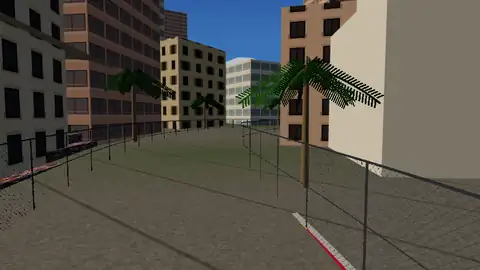
#> input picture assets/corner-casino.webp, 480 x 270 px
$ python icon-post.py ../assets/corner-casino.webp ../assets/corner-hairpin.webp
#> lines starting #> are read from the running program, lines starting #| are printed output that depends on the picture; after the words box and inside, x2 and y2 are one past the last pixel; in counts of white or black regions, pixels touching at a corner belong together
# Finishing pass for the app icon (called by tools/make-icons.mjs):
#   python3 icon-post.py raw.png outdir
# 2048 px studio render -> cinematic grade (red / blue atmosphere behind the car, vignette),
# a small F1-27 mark, then high-quality downsampling to every size. Always opaque RGB.
import sys
from PIL import Image, ImageDraw, ImageFilter, ImageFont, ImageChops

raw, out = sys.argv[1], sys.argv[2]
im = Image.open(raw).convert('RGB')
#> im is the input picture: PIL image 480x270 RGB; mean R, G, B 86.4, 82.8, 74.5
S = im.width
#> S = 480

# atmosphere: soft red glow upper-left, blue glow upper-right, added behind / over the dark set
glow = Image.new('RGB', (S, S), (0, 0, 0))
#> glow: PIL image 480x480 RGB; every value is 0
d = ImageDraw.Draw(glow)
d.ellipse((-0.35 * S, -0.30 * S, 0.55 * S, 0.55 * S), fill=(70, 4, 14))
d.ellipse((0.50 * S, -0.30 * S, 1.35 * S, 0.50 * S), fill=(6, 20, 78))
glow = glow.filter(ImageFilter.GaussianBlur(S * 0.13))
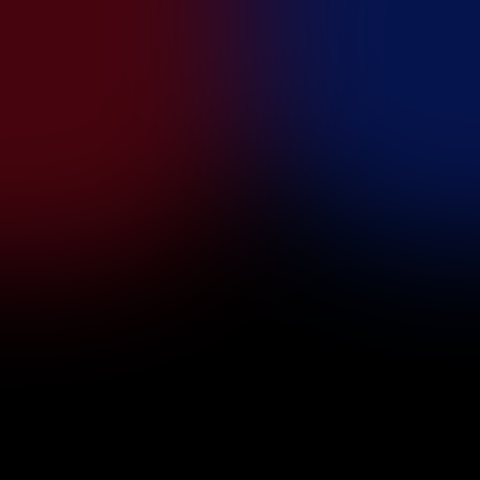
#> glow: PIL image 480x480 RGB; mean R, G, B 19, 5.3, 20.2
# only where the frame is dark (the background), so the car keeps its own colours
lum = im.convert('L').point(lambda v: 255 if v < 14 else (0 if v > 60 else int(255 * (60 - v) / 46)))
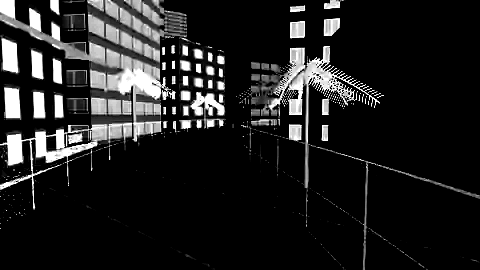
#> lum: PIL image 480x270 L; min 0, max 255, mean 33.4
im = Image.composite(ImageChops.add(im, glow), im, lum)
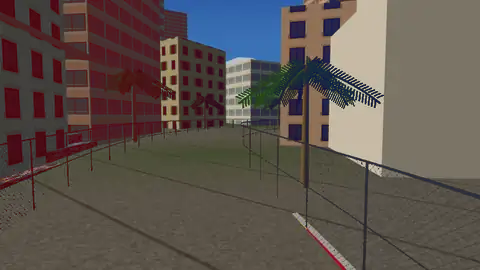
#> im: PIL image 480x270 RGB; mean R, G, B 93.4, 83.7, 78

# vignette
vig = Image.new('L', (S, S), 0)
#> vig: PIL image 480x480 L; every value is 0
ImageDraw.Draw(vig).ellipse((-0.18 * S, -0.12 * S, 1.18 * S, 1.22 * S), fill=255)
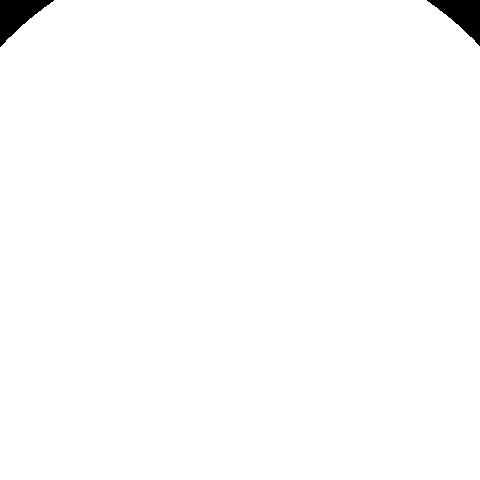
#> vig: PIL image 480x480 L; 99% white; 2 black regions, box (x1, y1, x2, y2) and area: (0, 0, 54, 47) 1205, (427, 0, 480, 46) 1158
vig = vig.filter(ImageFilter.GaussianBlur(S * 0.12))
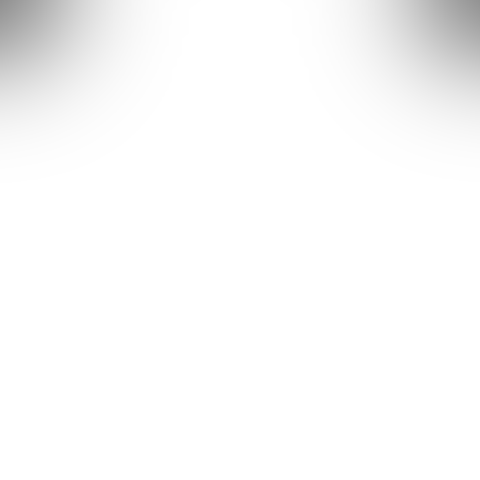
#> vig: PIL image 480x480 L; min 145, max 255, mean 250.3
#> (the run stopped early here; a loop or call above may not have finished)

$ run again, on assets/corner-pool.webp
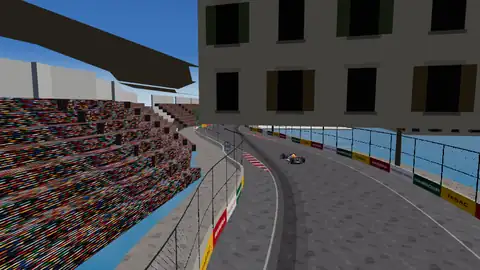
#> input picture assets/corner-pool.webp, 480 x 270 px
#> im is the input picture: PIL image 480x270 RGB; mean R, G, B 70.3, 70.9, 74.6
#> `lum = im.convert('L').point(lambda v: 255 if v < 14 else (0 if v > 60 ..`:
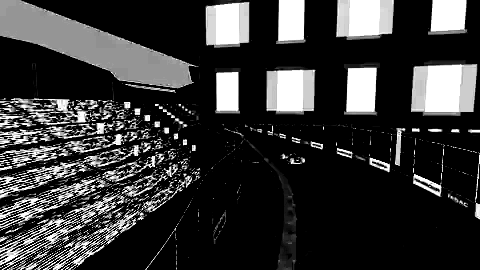
#> lum: PIL image 480x270 L; min 0, max 255, mean 54.1
#> `im = Image.composite(ImageChops.add(im, glow), im, lum)`:
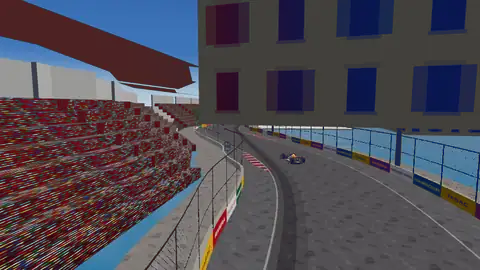
#> im: PIL image 480x270 RGB; mean R, G, B 78.4, 73.1, 82.8

$ run again, on assets/corner-ste-devote.webp
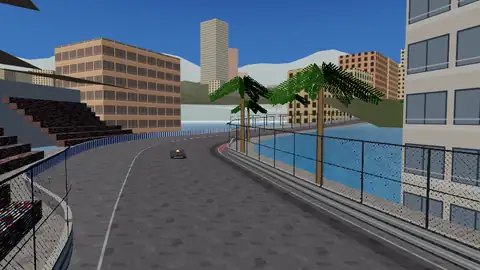
#> input picture assets/corner-ste-devote.webp, 480 x 270 px
#> im is the input picture: PIL image 480x270 RGB; mean R, G, B 87.7, 96.9, 107.7
#> `lum = im.convert('L').point(lambda v: 255 if v < 14 else (0 if v > 60 ..`:
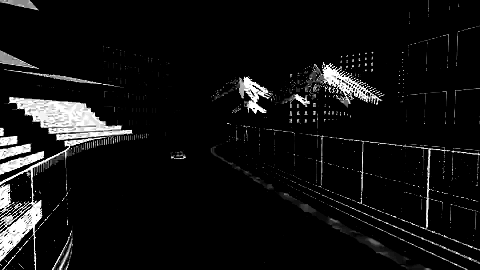
#> lum: PIL image 480x270 L; min 0, max 255, mean 16.8
#> `im = Image.composite(ImageChops.add(im, glow), im, lum)`:
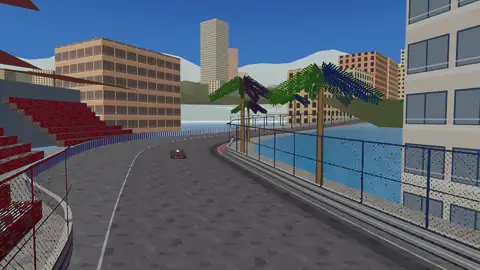
#> im: PIL image 480x270 RGB; mean R, G, B 90.7, 97.3, 109.5
